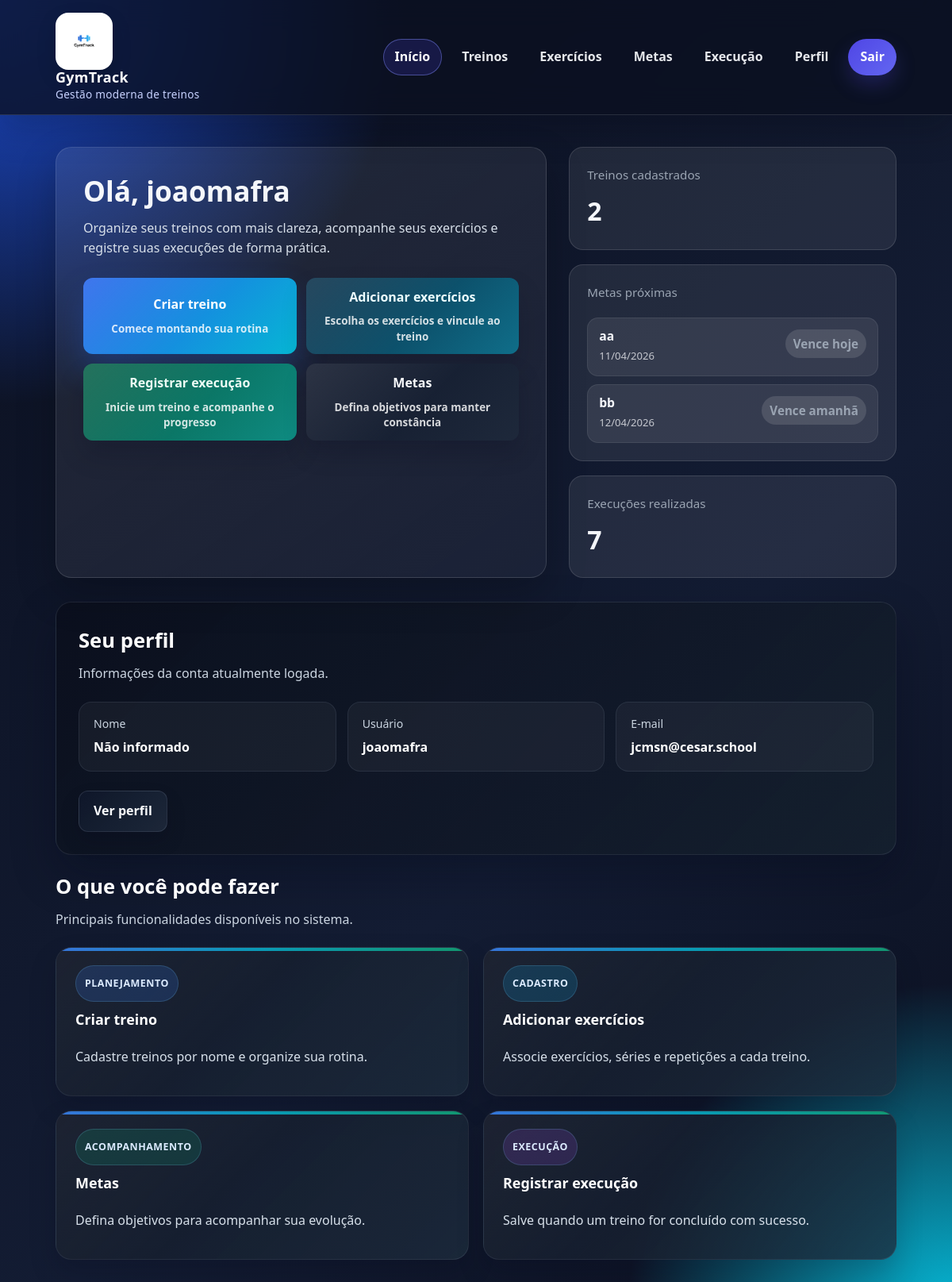
The app's page / (signed in), older data.
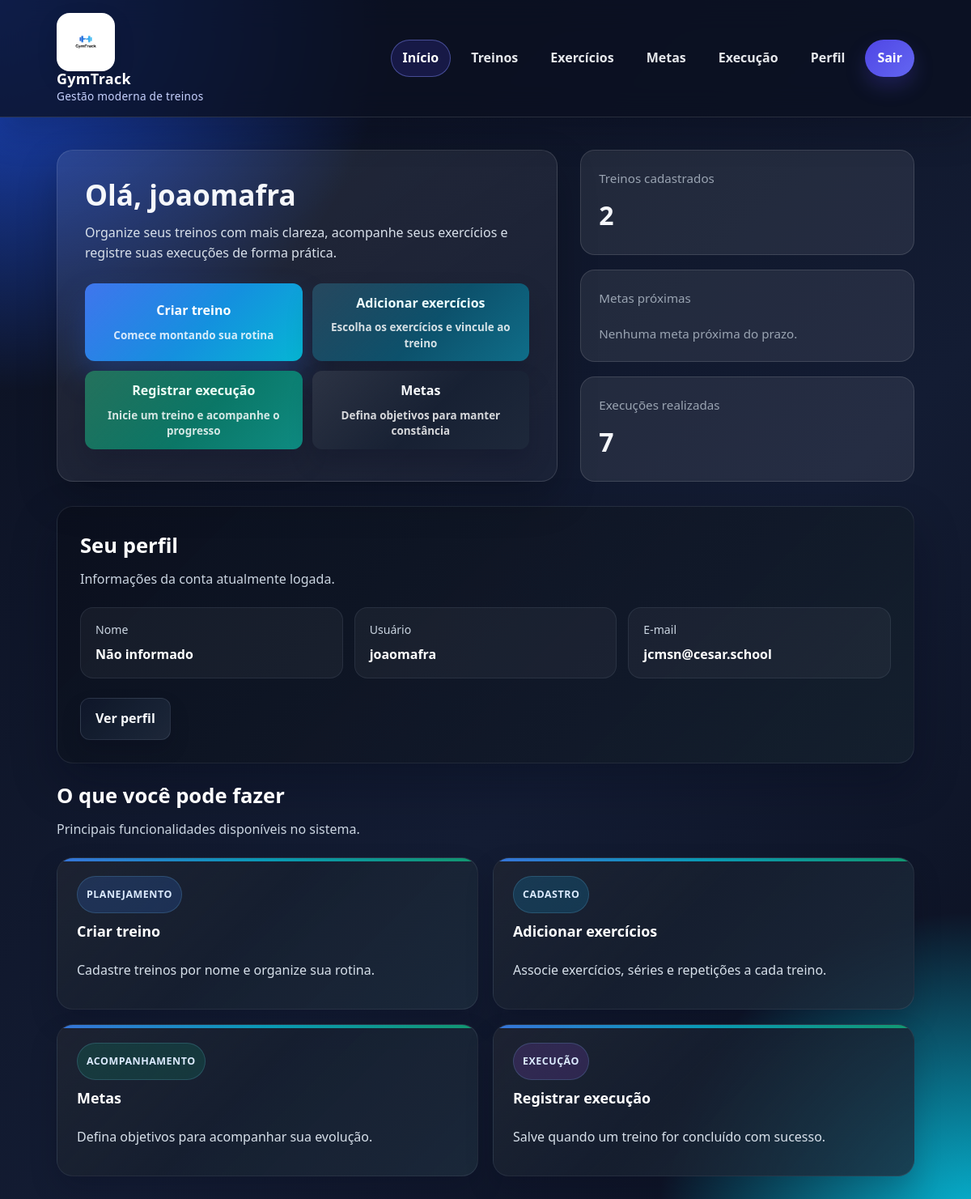
The same page, newer data.
### core/models.py (models this page shows, shortened)
class Meta(models.Model):
    STATUS_CHOICES = [
        ('em_andamento', 'Em andamento'),
        ('concluida', 'Concluída'),
        ('vencida', 'Vencida'),
    ]
    usuario = models.ForeignKey(User, on_delete=models.CASCADE, related_name='metas')
    nome = models.CharField(max_length=100)
    valor = models.DecimalField(max_digits=10, decimal_places=2)
    prazo = models.DateField()
    status = models.CharField(max_length=20, choices=STATUS_CHOICES, default='em_andamento')
    data_conclusao = models.DateTimeField(null=True, blank=True)
    class Meta:
        ordering = ['prazo', 'id']
        constraints = [
            models.CheckConstraint(
                condition=models.Q(valor__gt=0),
                name='meta_valor_positivo',
            ),
        ]
    @property
    def dias_restantes(self):
        return (self.prazo - timezone.localdate()).days
    @property
    def prazo_resumo(self):
        dias = self.dias_restantes
        if dias == 0:
            return 'Vence hoje'
        if dias == 1:
            return 'Vence amanhã'
        return f'Vence em {dias} dias'

### core/views.py (the view)
# urls.py: path('', views.home, name='home'),
@login_required
def home(request):
    treinos = Treino.objects.filter(usuario=request.user).order_by('-id')
    exercicios = Exercicio.objects.filter(treino__usuario=request.user)
    execucoes = ExecucaoTreino.objects.filter(
        treino__usuario=request.user
    ).select_related('treino').order_by('-id')
    hoje = timezone.localdate()
    limite_expiracao = hoje + timedelta(days=7)
    metas_proximas_expirar = Meta.objects.filter(
        usuario=request.user,
        prazo__gte=hoje,
        prazo__lte=limite_expiracao,
    ).exclude(
        status='concluida'
    ).order_by('prazo', 'id')[:3]
    if not metas_proximas_expirar:
        metas_proximas_expirar = Meta.objects.filter(
            usuario=request.user,
        ).exclude(
            status='concluida'
        ).order_by('prazo', 'id')[:3]
    return render(request, 'core/home.html', {
        'total_treinos': treinos.count(),
        'total_exercicios': exercicios.count(),
        'total_execucoes': execucoes.filter(status='concluido').count(),
        'ultimo_treino': treinos.first(),
        'ultima_execucao': execucoes.first(),
        'metas_proximas_expirar': metas_proximas_expirar,
    })

### core/templates/core/home.html (shortened to what the changed rows need)
{% extends 'core/base.html' %}
{% block content %}
<section class="hero">
    <div class="hero-panel">
        <h2 class="hero-title">
            Olá,
            {% if request.user.first_name %}
                {{ request.user.first_name }}
            {% else %}
                {{ request.user.username }}
            {% endif %}
        </h2>
    </div>
    <div class="hero-side">
        <div class="mini-stat mini-stat-goals">
            <span>Metas próximas</span>
            {% if metas_proximas_expirar %}
                <div class="mini-goals-list">
                    {% for meta in metas_proximas_expirar %}
                        <div class="mini-goal-item">
                            <div>
                                <strong>{{ meta.nome }}</strong>
                                <small>{{ meta.prazo|date:'d/m/Y' }}</small>
                            </div>
                            <span class="mini-goal-chip">{{ meta.prazo_resumo }}</span>
                        </div>
                    {% endfor %}
                </div>
            {% else %}
                <p class="mini-goals-empty">Nenhuma meta próxima do prazo.</p>
            {% endif %}
        </div>
    </div>
</section>
{% endblock %}

Row changes from the older to the newer data that the page shows:
removed Meta: nome "aa", prazo "11/04/2026", prazo_resumo "Vence hoje"
removed Meta: nome "bb", prazo "12/04/2026", prazo_resumo "Vence amanhã"
Text that changed along with them:
text now shown: "Nenhuma meta próxima do prazo."
